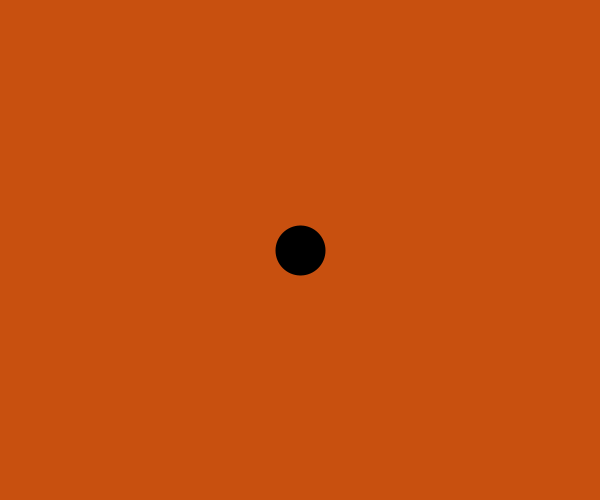
Frame 1 (no input)
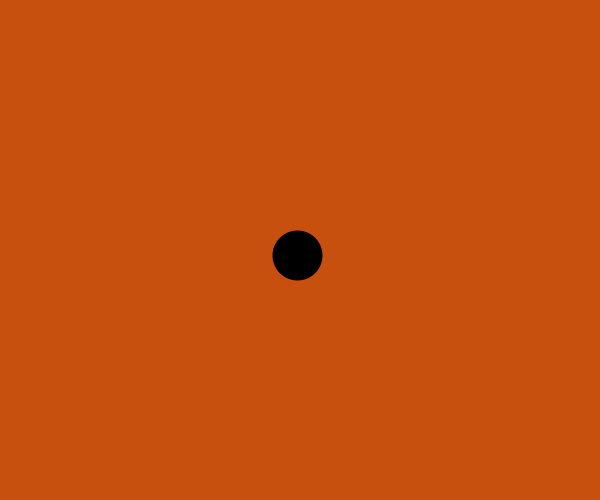
Frame 60 (the mouse pressed at the canvas centre just before this capture)
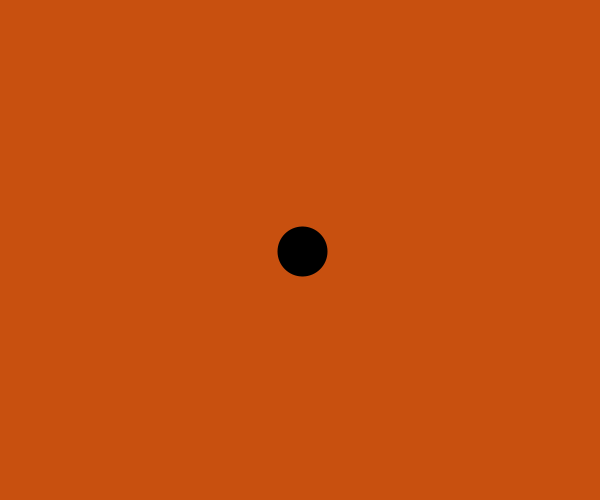
Frame 120 (the mouse held since frame 60 and released just before this capture)

The Processing sketch that drew these frames (run headless with seeded random() and noise(); from frame 60 on, the mouse is pressed at the canvas centre):

// Processing sketch: s02e07
// ── s02e07.pde
float pozycjaX = 300;
float pozycjaY = 250;
float czas = 0;
void setup()
{
  size(600,500);
  stroke(0);
  strokeWeight(50);
  
}
void draw()
{
  background(200,80,15);
  point(pozycjaX, pozycjaY);
  float zmianaX = noise(czas) - 0.5;
  float zmianaY = noise(czas+10000) - 0.5;
  pozycjaX = pozycjaX + zmianaX;
  pozycjaY = pozycjaY + zmianaY; 
  czas = czas+0.02;
}
